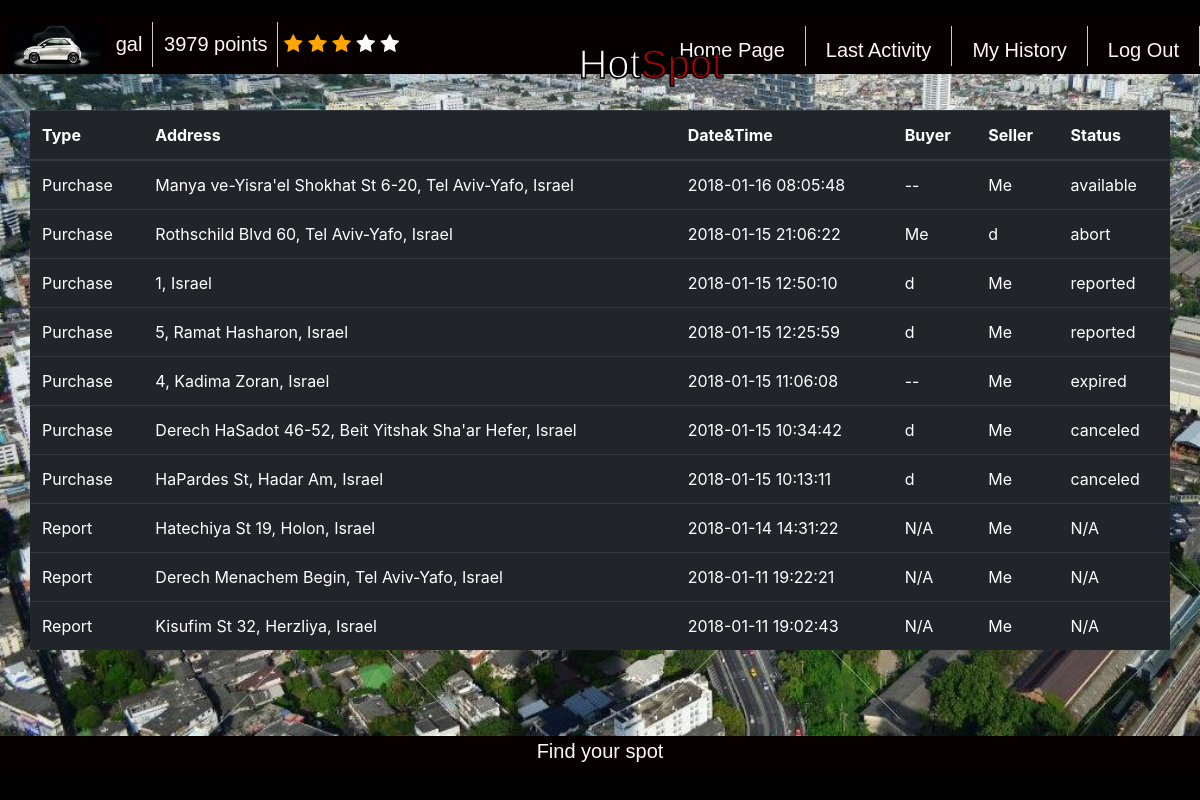
/history/ (signed in), run on an earlier commit of the app's database.
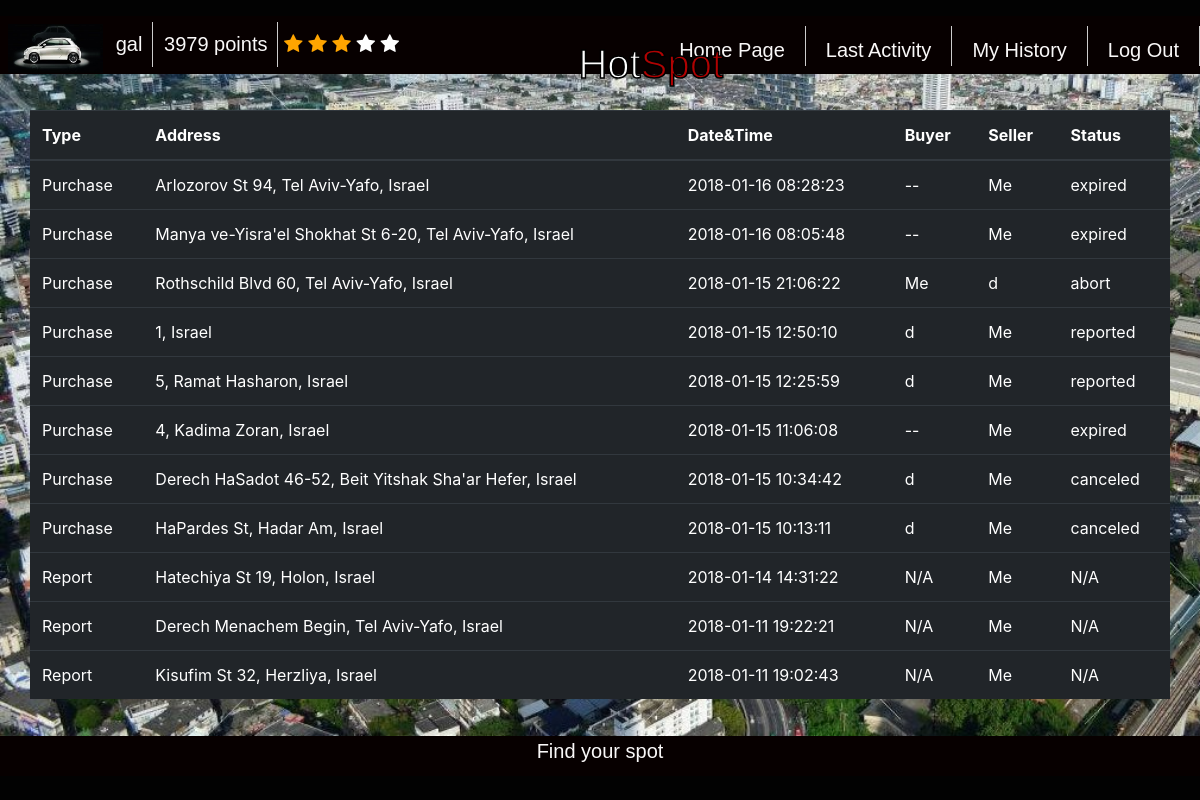
And on a later commit of the database.
### polls/models.py (models this page shows)
class Purchase(models.Model):
	buyer_id	= models.IntegerField(default=-1) 	# user id
	seller_id	= models.IntegerField(default=-1) 	# user id
	cost 		= models.IntegerField(default=10)
	parking_time 	= models.CharField(max_length=200, default="") #  max 30 minutes from the offering time
	status 		= models.CharField(max_length=200, default="available") # available, in process, done, canceled, expired etc.
	parking_rate 	= models.DecimalField(max_digits=3,decimal_places=2,default=Decimal('0.0000'))
	target_address_lat = models.CharField(max_length=2000)
	target_address_lng = models.CharField(max_length=2000)
	parking_address = models.CharField(default='Tel Aviv', max_length=200) #string. full address
	parking_address_lat = models.CharField(max_length=2000)
	parking_address_lng = models.CharField(max_length=2000)
	lock 			= threading.Lock()
	cond 			= threading.Condition(threading.Lock())
	pin_code		= models.CharField(max_length=2000, default="-1")
	attempt_failure = models.IntegerField(default=0)
	parking_actual_rank = models.DecimalField(max_digits=3,decimal_places=2,default=Decimal('0.0000'))
	def class_name(self):
    		return Purchase.__name__

### polls/views.py (the view)
# urls.py: url(r'^history/$', views.call_history, name='call_history'),
def call_history(request):
	sell_purchase = Purchase.objects.filter(seller_id = request.user.pk)
	buy_purchase = Purchase.objects.filter(buyer_id = request.user.pk)
	all_free_spot = FreeSpot.objects.all()
	update_user_spots_status (request.user.pk)
	free_spot = []
	for spot in all_free_spot:
		reporters_ids_list = json.loads(spot.reporters_ids)
		if request.user.pk in reporters_ids_list:
			free_spot.append(spot)
	all_history = list(sell_purchase) + list(buy_purchase) + list(free_spot)
	all_history.sort(key=lambda x: datetime.datetime.strptime(x.parking_time, "%Y-%m-%d %H:%M:%S") if x.class_name() == "Purchase" else datetime.datetime.strptime(x.last_report_time, "%Y-%m-%d %H:%M:%S"), reverse=True)
	history_as_table = []
	for element in all_history:
		address = element.parking_address
		if element.class_name() == "Purchase":
			elemnt_type = "Purchase"
			status = element.status
			date_and_time = element.parking_time
			if (element.seller_id == request.user.pk):
				if (element.buyer_id == -1):
					buyer_username = "--"
				else:
					buyer_username = User.objects.get(pk = element.buyer_id).username
				seller_username = "Me"
			else:
				if (element.seller_id == -1):
					seller_username = "--"
				else:
					seller_username = User.objects.get(pk = element.seller_id).username
				buyer_username = "Me"
		else:
			elemnt_type = "Report"
			date_and_time = element.last_report_time
			buyer_username = "N/A"
			seller_username = "Me"
			status = "N/A"
		current_row = [elemnt_type, address, date_and_time, buyer_username, seller_username, status]
		history_as_table.append(current_row)
	return render(request, 'polls/history.html', {'history_as_table':history_as_table})

### polls/models.py (called while the page is built)
	def class_name(self):
    		return FreeSpot.__name__

### polls/views.py (called while the page is built)
def getAllUserActivities(user_pk):
	'''
	get all purchases user with pk = user_pk took part in as buyer or seller
	'''
	sell_purchases = Purchase.objects.filter(seller_id = user_pk)
	buy_purchases = Purchase.objects.filter(buyer_id = user_pk)
	all_purchases = list(sell_purchases)  + list(buy_purchases)
	return all_purchases

def update_user_spots_status(user_id):
	'''
	iterate all over purchases  the user participated in and if
	passed the parking due time change status to expired
	'''
	all_user_spot = getAllUserActivities(user_id)
	for spot in all_user_spot:
		if (spot.status == ParkingStatus.AVAILABLE):# or spot.status == ParkingStatus.IN_PROCESS):
			if (minutes_elapsed(spot.parking_time) > 0):
				spot.status = ParkingStatus.EXPIRED
				print(ParkingStatus.EXPIRED)
				spot.save()

def minutes_elapsed(last_failure_in_string):
	"""
		Return True if user is still in timeout
	"""
	last_failure_in_datetime = datetime.datetime.strptime(last_failure_in_string, "%Y-%m-%d %H:%M:%S")
	diff = (datetime.datetime.now() - last_failure_in_datetime)
	return (diff.total_seconds() / 60)

### polls/templates/polls/history.html (shortened to what this page needs)
<!DOCTYPE html>
<html>
 {% load static %}
    <link rel="stylesheet" type="text/css" href="{% static "polls/_css/logo.css" %}">
    <link rel="stylesheet" type="text/css" href="{% static "polls/_css/history.css" %}">
<head>
  <link rel="stylesheet" href="https://maxcdn.bootstrapcdn.com/bootstrap/4.0.0-beta.2/css/bootstrap.min.css">
	<link rel="stylesheet" href="https://cdnjs.cloudflare.com/ajax/libs/font-awesome/4.7.0/css/font-awesome.min.css">
</head>
<body>
	<div class="all_site">
        <div class="cover">
        <header>
            <div class="logo">
                <img src="{% static "polls/_images/cars.jpg" %}" height="49"/>
            </div>
            <pro>
                <li>{{request.user.username}}</li>
                <li>{{request.user.profile.points}} points</li>
                    <span id="star1" class="fa fa-star"></span>
                    <span id="star2" class="fa fa-star"></span>
                    <span id="star3" class="fa fa-star"></span>
                    <span id="star4" class="fa fa-star"></span>
                    <span id="star5" class="fa fa-star"></span>
            </pro>
            <nav>
                <ur>
                    <a href="{% url 'polls:logout' %}"><li>Log Out</li></a>
                    <a href="{% url 'polls:call_history' %}"><li>My History </li></a>
                    <a href="{% url 'polls:call_last_activity' %}"><li>Last Activity</li></a>
                    <a href="{% url 'polls:homepage' %}"><li>Home Page</li></a>
                </ur>
            </nav>
                    <div class="main">
                        <div class="box_txt">
                            <div><h1>Hot<span>Spot</span></h1></div>
                        </div>
                    </div>
        </header>
        <table class="table table-dark">
            <thead>
                <tr>
	                <th>Type</th>
                    <th>Address</th>
                    <th>Date&Time</th>
                    <th>Buyer</th>
                    <th>Seller</th>
                    <th>Status</th>
                </tr>
            </thead>
            <tbody>
	        {% for row in history_as_table %}
      		<tr>
        		<td>{{row.0}}</td>
        		<td>{{row.1}}</td>
        		<td>{{row.2}}</td>
        		<td>{{row.3}}</td>
        		<td>{{row.4}}</td>
        		<td>{{row.5}}</td>
      		</tr>
 	        {% endfor %}
            </tbody>
        </table>
        </div>
        <footer>
            <p>Find your spot</p>
        </footer>
    </div>
    </body>
</html>

What changed in the data, as far as the page shows it:
added Purchase: parking_address "Arlozorov St 94, Tel Aviv-Yafo, Israel", parking_time "2018-01-16 08:28:23", status "expired"
Also different on the page:
new list line: "Purchase -- Me"
new list line: "Manya ve-Yisra'el Shokhat St 6-20, Tel Aviv-Yafo, Israel 2018-01-16 08:05:48 expired"
list line gone: "Purchase -- Me"
list line gone: "Manya ve-Yisra'el Shokhat St 6-20, Tel Aviv-Yafo, Israel 2018-01-16 08:05:48 available"
